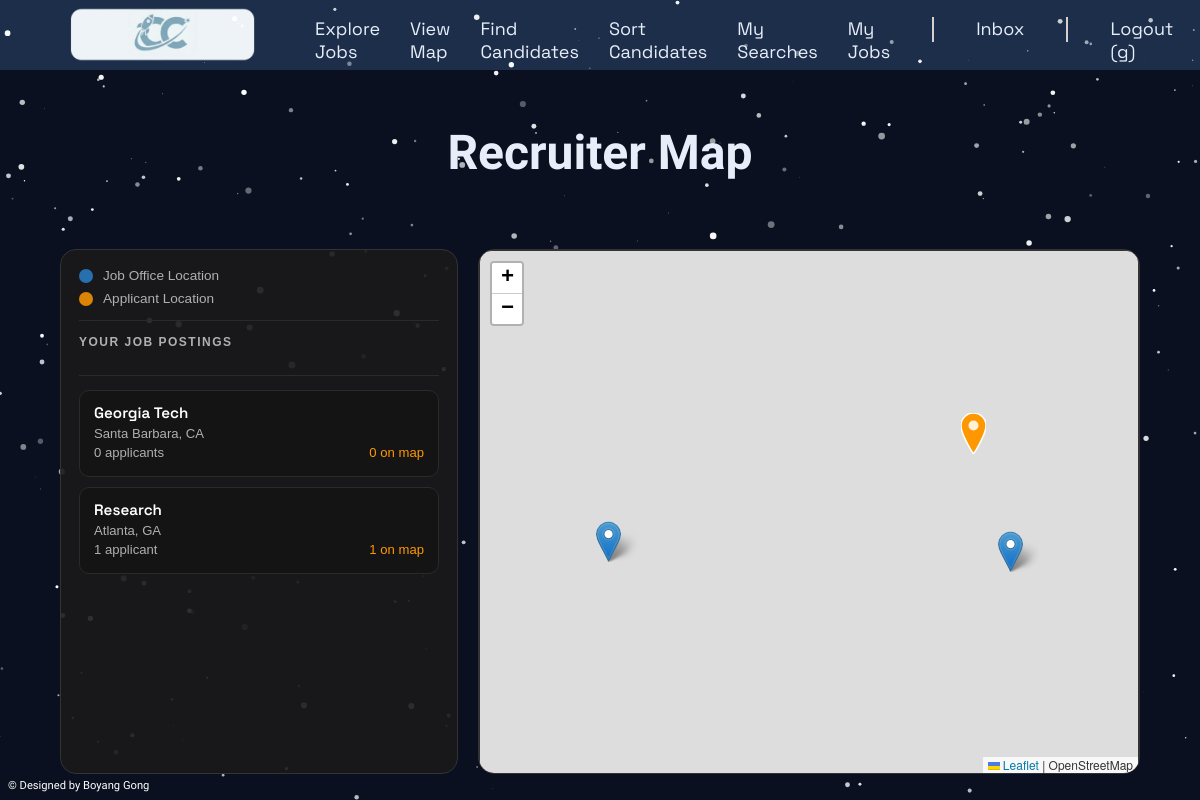
The page /maps/recruiter/ (signed in) on the database its author committed.
### jobs/models.py (models this page shows, shortened)
class Job(models.Model):
    JOB_TYPES = [
        ('remote', 'Remote'),
        ('onsite', 'On-site'),
        ('hybrid', 'Hybrid'),
    ]
    recruiter = models.ForeignKey(User, on_delete=models.CASCADE)
    company_name = models.CharField(max_length=200)
    title = models.CharField(max_length=200)
    description = models.TextField()
    address = models.CharField(max_length=300, blank=True)
    city = models.CharField(max_length=100)
    state = models.CharField(max_length=100)
    salary_min = models.IntegerField()
    salary_max = models.IntegerField()
    skills_required = models.CharField(max_length=500)
    job_type = models.CharField(max_length=10, choices=JOB_TYPES)
    visa_sponsorship = models.BooleanField(default=False)
    posted_at = models.DateTimeField(auto_now_add=True)
    location_lat = models.DecimalField(decimal_places=6, max_digits=9, null=True, blank=True)
    location_long = models.DecimalField(decimal_places=6, max_digits=9, null=True, blank=True)

### maps/views.py (the view)
# urls.py: path('recruiter/', views.recruiter_map, name='maps.recruiter'),
@login_required
def recruiter_map(request):
    if not getattr(getattr(request.user, 'profile', None), 'is_recruiter', False):
        return HttpResponseForbidden("Only recruiters can access this page.")
    from applications.models import Application
    recruiter_jobs = Job.objects.filter(recruiter=request.user).order_by('-posted_at')
    mapped_counts = {}
    applicant_locations = []
    for application in (Application.objects
                        .filter(job__recruiter=request.user)
                        .select_related('user__profile', 'job')):
        profile = getattr(application.user, 'profile', None)
        job_id = application.job_id
        if profile and profile.location_lat and profile.location_long:
            mapped_counts[job_id] = mapped_counts.get(job_id, 0) + 1
            applicant_locations.append({
                'job_id': job_id,
                'job_title': application.job.title,
                'lat': float(profile.location_lat),
                'lng': float(profile.location_long),
            })
    jobs_sidebar = []
    job_locations = []
    for job in recruiter_jobs:
        applicant_count = Application.objects.filter(job=job).count()
        jobs_sidebar.append({
            'id': job.id,
            'title': job.title,
            'city': job.city,
            'state': job.state,
            'applicant_count': applicant_count,
            'mapped_count': mapped_counts.get(job.id, 0),
            'has_location': bool(job.location_lat and job.location_long),
        })
        if job.location_lat and job.location_long:
            job_locations.append({
                'id': job.id,
                'title': job.title,
                'location': f"{job.city}, {job.state}",
                'lat': float(job.location_lat),
                'lng': float(job.location_long),
            })
    return render(request, 'maps/recruiter_map.html', {
        'jobs': jobs_sidebar,
        'job_locations': job_locations,
        'applicant_locations': applicant_locations,
    })

### maps/templates/maps/recruiter_map.html (shortened to what this page needs)
{% extends 'base.html' %}
{% load static %}
{% block content %}
<link rel="stylesheet" href="https://unpkg.com/leaflet@1.9.4/dist/leaflet.css" />
<div class="main-scroll-area">
  <div class="map-page-wrapper">
    <h1 class="page-title map-page-title">Recruiter Map</h1>
    <div class="map-body">
      <aside class="map-sidebar">
        <div class="map-legend-section">
          <div class="map-legend-item">
            <span class="map-legend-dot" style="background:#2A81CB;"></span>
            <span class="map-legend-label">Job Office Location</span>
          </div>
          <div class="map-legend-item">
            <span class="map-legend-dot" style="background:#ff9800;"></span>
            <span class="map-legend-label">Applicant Location</span>
          </div>
        </div>
        <div class="map-filter-section">
          <label class="filter-label">Your Job Postings</label>
        </div>
        <ul id="job-list" class="map-job-list">
          {% for job in jobs %}
          <li class="map-job-card" id="job-item-{{ job.id }}">
            <div class="map-job-title">{{ job.title }}</div>
            <div class="map-job-meta">{{ job.city }}{% if job.city and job.state %}, {% endif %}{{ job.state }}</div>
            <div class="map-job-meta" style="display:flex; justify-content:space-between; gap:8px;">
              <span>{{ job.applicant_count }} applicant{{ job.applicant_count|pluralize }}</span>
              <span style="color:#ff9800;">{{ job.mapped_count }} on map</span>
            </div>
          </li>
          {% empty %}
          <li style="color:#b0b0b0; font-size:0.9rem; font-family:sans-serif; padding:12px 0;">
            No jobs posted yet. <a href="{% url 'jobs:create' %}" style="color:#00cfd5;">Post your first job.</a>
          </li>
          {% endfor %}
        </ul>
      </aside>
      <div class="map-panel">
        <div id="map-box"></div>
      </div>
    </div>
  </div>
</div>
{% endblock content %}

### careerconnect/templates/base.html (shortened to what this page needs)
<!DOCTYPE html>
    <html>
    {% load static %}
    <head>
        <link rel="stylesheet" type="text/css" href="{% static 'css/style.css' %}">
    </head>
    <body>
        <nav>
            <a class="logo" href="/">
                <img src="{% static 'img/CCLogo.png' %}" alt="CareerConnect" height="225" />
            </a>
            <ul class="nav-links">
                <li><a href="{% url 'jobs:index' %}">Explore Jobs</a></li>
                {% if user.is_authenticated %}
                    {% if user.profile.is_recruiter %}
                        <li><a href="{% url 'maps.recruiter' %}">View Map</a></li>
                        <li><a href="{% url 'accounts.search' %}">Find Candidates</a></li>
                        <li><a href="{% url 'applications.kanban' %}">Sort Candidates</a></li>
                        <li><a href="{% url 'my_searches' %}">My Searches</a></li>
                        <li><a href="{% url 'jobs:recruiter_jobs' %}">My Jobs</a></li>
                        <div class="nav-divider d-none d-lg-block"></div>
                    {% else %}
                        <li><a href="{% url 'maps.index' %}">View Map</a></li>
                        <li><a href="{% url 'applications.index' %}">My Applications</a></li>
                        <li><a href="{% url 'profile.edit' %}">My Profile</a></li>
                        <div class="nav-divider d-none d-lg-block"></div>
                    {% endif %}
                    <li><a href="{% url 'inbox' %}">Inbox</a></li>
                    <div class="nav-divider d-none d-lg-block"></div>
                    <li><a href="{% url 'accounts.logout' %}">Logout ({{ user.username }})</a></li>
                {% else %}
                <li><a href="{% url 'maps.index' %}">View Map</a></li>
                <div class="nav-divider d-none d-lg-block"></div>
                <li><a href="{% url 'accounts.login' %}">Login</a></li>
                <li><a href="{% url 'accounts.signup' %}">Sign Up</a></li>
                {% endif %}
            </ul>
        </nav>
        {% block content %}
        {% endblock content %}
        <footer class="thin-footer">
            <div class="thin-footer-inner">
                <span>© Designed by Boyang Gong</span>
             </div>
        </footer>
    </body>
    </html>

### careerconnect/static/css/style.css (style rules this page uses)
html { height: 100%; margin: 0; }
body { background-color: #0b1020; overflow: hidden; margin: 0; min-height: 100vh; display: flex; flex-direction: column; height: 100%; }
h1 { color: #e8eef9; font-size: 75px; font-family: 'Sora', 'Times New Roman', serif; }
h1[class] { color: #e8eef9; font-family: 'Sora', 'Times New Roman', serif; }
nav { display: flex; justify-content: space-between; width: 100%; align-items: center; padding: 20px 50px; position: fixed; top: 0; left: 0; box-sizing: border-box; height:70px; background-color: #1c2e4a; }
.nav-divider { width: 2px; min-width: 1px; height: 25px; align-self: stretch; background-color: rgb(216, 208, 208); margin: 0 12px; flex-shrink: 0; }
.logo { color: #e8eef9; font-size: 24px; font-weight: bold; text-decoration: none; font-family: 'Space Grotesk', 'Times New Roman', serif; }
.logo img { margin-top: 5px; }
.nav-links { list-style: none; display: flex; gap: 30px; padding-top: 9px; font-family: 'Space Grotesk', 'Times New Roman', serif; }
.nav-links a { color: #e8eef9; text-decoration: none; font-size: 18px; transition: opacity 0.2s; }
.thin-footer { width: 100%; padding: 8px; font-size: 0.7rem; font-family: 'Sora', serif; color: white; margin-top: auto; z-index: 1; align-items: center; }
.thin-footer-inner { display: flex; justify-content: left; }
#map-box { height: 100%; min-height: 520px; border: 1px solid #333; border: 1px solid #333; border-radius: 12px; overflow: hidden; }
.map-page-wrapper { width: 90%; max-width: 1400px; margin: 24px auto 60px auto; display: flex; flex-direction: column; gap: 20px; height: calc(100vh - 150px); margin: 24px auto 60px auto; display: flex; flex-direction: column; gap: 20px; height: calc(100vh - 150px); position: relative; z-index: 2; }
.map-page-title { font-size: 2.4rem; text-align: left; margin: 0; flex-shrink: 0; }
.map-body { display: flex; flex-direction: row; gap: 20px; flex: 1; min-height: 0; }
.map-sidebar { width: 360px; flex-shrink: 0; width: 360px; flex-shrink: 0; background-color: rgba(26, 26, 26, 0.9); border: 1px solid #333; border-radius: 16px; padding: 18px; padding: 18px; display: flex; flex-direction: column; gap: 14px; gap: 14px; color: #ffffff; overflow: hidden; }
.map-filter-section { display: flex; flex-direction: column; gap: 8px; flex-shrink: 0; padding-bottom: 14px; border-bottom: 1px solid #2a2a2a; flex-shrink: 0; padding-bottom: 14px; border-bottom: 1px solid #2a2a2a; }
.map-job-list { list-style: none; margin: 0; padding: 0; display: flex; flex-direction: column; gap: 10px; gap: 10px; overflow-y: auto; flex: 1; flex: 1; }
.map-job-card { padding: 12px 14px; border-radius: 10px; border: 1px solid #2a2a2a; padding: 12px 14px; border-radius: 10px; border: 1px solid #2a2a2a; background-color: #141414; cursor: pointer; transition: transform 0.2s ease, border-color 0.2s ease; }
.map-job-title { font-family: 'Space Grotesk', sans-serif; font-size: 0.95rem; font-family: 'Space Grotesk', sans-serif; font-size: 0.95rem; font-weight: 600; color: #ffffff; margin: 0 0 4px 0; color: #ffffff; margin: 0 0 4px 0; }
.map-job-meta { font-family: sans-serif; font-family: sans-serif; color: #b0b0b0; font-size: 0.82rem; margin: 0 0 4px 0; font-size: 0.82rem; margin: 0 0 4px 0; }
.map-panel { flex: 1; min-width: 0; flex: 1; min-width: 0; border-radius: 16px; border: 1px solid #333; overflow: hidden; background-color: #101010; }
.main-scroll-area { position: fixed; top: 100px; left: 0; width: 100%; height: calc(100vh - 90px); overflow-y: auto; z-index: 10; display: flex; justify-content: center; align-items: flex-start; scrollbar-width: thin; scrollbar-color: #2b2b2b #050505; }
* { scrollbar-width: thin; scrollbar-color: #2b2b2b #050505; }
.page-title { font-family: 'Georgia', 'Times New Roman', serif; color: #ffffff; font-size: 3rem; text-align: center; margin-bottom: 3rem; }
.filter-label { font-family: sans-serif; color: #b0b0b0; font-size: 0.75rem; font-weight: 600; text-transform: uppercase; letter-spacing: 1.5px; margin-bottom: 12px; display: block; }
.map-legend-section { display: flex; flex-direction: column; gap: 8px; flex-shrink: 0; padding-bottom: 14px; border-bottom: 1px solid #2a2a2a; }
.map-legend-item { display: flex; align-items: center; gap: 10px; }
.map-legend-dot { width: 14px; height: 14px; border-radius: 50%; flex-shrink: 0; display: inline-block; opacity: 0.85; }
.map-legend-label { font-family: sans-serif; font-size: 0.85rem; color: #b0b0b0; }

### rows shown on the page
Job: title "Georgia Tech", city "Santa Barbara", state "CA"
Job: title "Research", city "Atlanta", state "GA"

### other values the page prints
{{ user.username }} "g"
{{ job.applicant_count }} "0" "1"
{{ job.mapped_count }} "0" "1"
